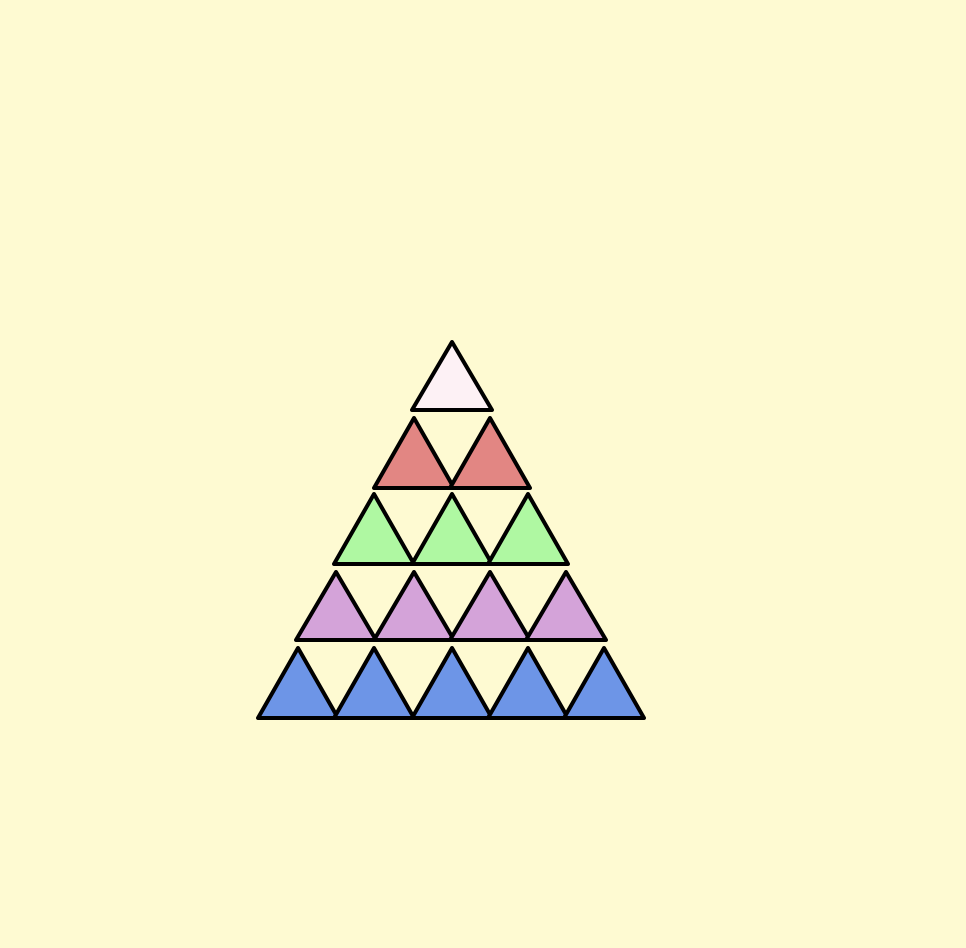

Source code (Python):
# Author: Sloane Luckiewicz
import turtle 
turtle.setup(575,575)
pen = turtle.Turtle()
pen.speed(0)
pen.pensize(2)
pen.hideturtle()
turtle.bgcolor("lemonchiffon")

pyramidSize = int(turtle.numinput("Height", "Pyramind Height: ", 5,1,10))
colorList = []

shapeSize = 200/pyramidSize
heightPadding = turtle.window_height()/pyramidSize/3

for i in range(pyramidSize):
    userColor = turtle.textinput("Color", f"Enter desired color for row {i+1}: ") .lower() .strip()
    colorList.append(userColor)

for row in range (pyramidSize):
    x = (-turtle.window_width()*.8)/pyramidSize + row * heightPadding/2
    y = -turtle.window_height()/4 + row * heightPadding

    for col in range (pyramidSize - row):
        pen.up()
        pen.setpos(x,y)
        pen.down()
        pen.fillcolor(colorList[row])
        pen.begin_fill()
        for i in range (3):
            pen.forward(shapeSize)
            pen.left(120)
        pen.end_fill()
                
        x += heightPadding
         


turtle.done()
